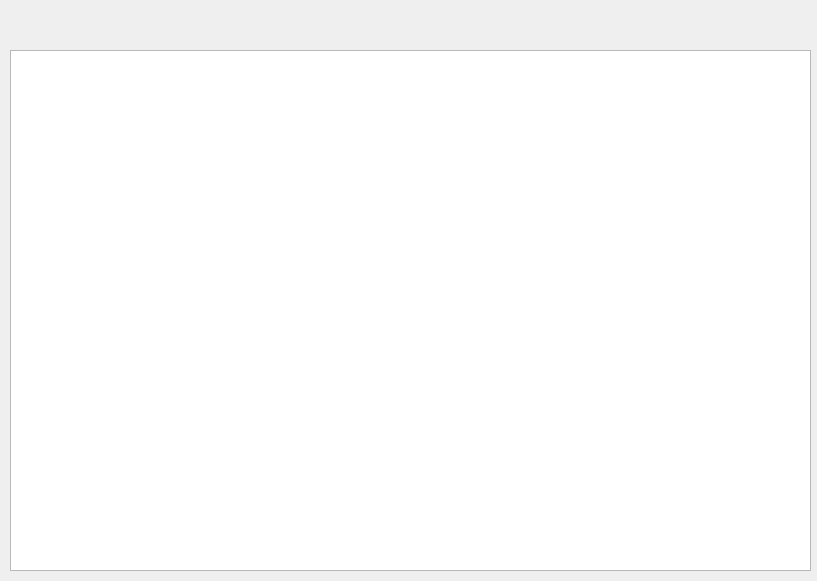
<?xml version="1.0" encoding="UTF-8"?>
<ui version="4.0">
 <class>TableTasks</class>
 <widget class="QDialog" name="TableTasks">
  <property name="geometry">
   <rect>
    <x>0</x>
    <y>0</y>
    <width>817</width>
    <height>581</height>
   </rect>
  </property>
  <property name="windowTitle">
   <string>Просмотр таблицы &quot;Tasks&quot;</string>
  </property>
  <widget class="QTableView" name="tableView">
   <property name="geometry">
    <rect>
     <x>10</x>
     <y>50</y>
     <width>801</width>
     <height>521</height>
    </rect>
   </property>
  </widget>
 </widget>
 <resources/>
 <connections/>
</ui>
